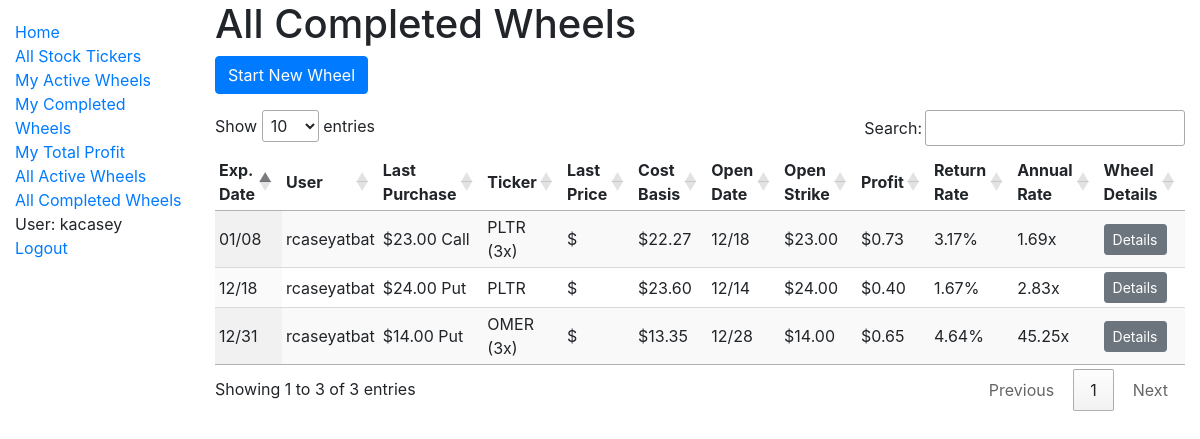
Before: /catalog/all_completed_wheels/ (signed in) with the older database file.
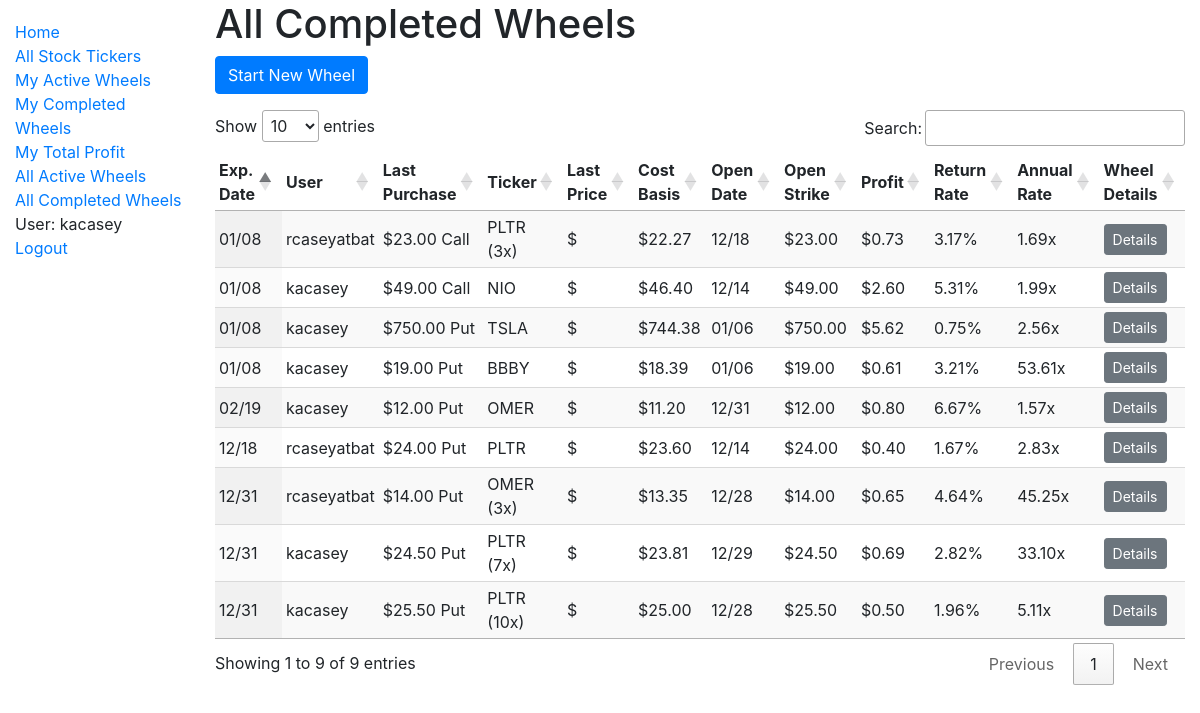
After: the same page with the newer database file.
### catalog/models.py (models this page shows, shortened)
class OptionWheel(models.Model):
    user = models.ForeignKey(
        settings.AUTH_USER_MODEL,
        on_delete=models.CASCADE,
        db_index=True,
    )
    stock_ticker = models.ForeignKey(
        'StockTicker',
        on_delete=models.CASCADE,
    )
    quantity = models.IntegerField(default=1)
    is_active = models.BooleanField(db_index=True)
    total_profit = models.DecimalField(max_digits=12, decimal_places=2, default=None, null=True)
    total_days_active = models.IntegerField(default=None, null=True)
    collatoral = models.DecimalField(max_digits=12, decimal_places=2, default=None, null=True)
    def get_all_option_purchases(self):
         return OptionPurchase.objects.filter(option_wheel=self.id).order_by('-expiration_date', '-purchase_date')
    def get_first_option_purchase(self):
        return OptionPurchase.objects.filter(option_wheel=self.id).order_by('purchase_date', 'expiration_date').first()
    def get_last_option_purchase(self):
        return OptionPurchase.objects.filter(option_wheel=self.id).order_by('purchase_date', 'expiration_date').last()
    def get_open_date(self):
        first = self.get_first_option_purchase()
        if first:
            return first.purchase_date.date()
        return datetime.min.date()
    def get_expiration_date(self):
        last_purchase = self.get_last_option_purchase()
        if last_purchase:
            return last_purchase.expiration_date
        return datetime.max.date()
    def is_expired(self):
        if not self.is_active:
            return False
        now = datetime.now()
        today = now.date()
        if now.hour >= MARKET_CLOSE_HOUR:
            return self.get_expiration_date() <= today
        return self.get_expiration_date() < today
    def get_cost_basis(self):
        purchases = self.get_all_option_purchases()
        if not purchases:
            return 'N/A'
        revenue = sum(purchase.premium for purchase in purchases)
        first_purchase = self.get_first_option_purchase()
        return first_purchase.strike - revenue
    def add_purchase_data(self):
        purchases = self.get_all_option_purchases()
        if purchases:
            cost_basis = self.get_cost_basis()
            first_purchase = self.get_first_option_purchase()
            last_purchase = self.get_last_option_purchase()
            profit_if_exits_here = last_purchase.strike - cost_basis
            days_active_so_far = numpy.busday_count(
                first_purchase.purchase_date.date(),
                last_purchase.expiration_date,
            )
            decimal_rate_of_return = float(profit_if_exits_here / first_purchase.strike)
            annualized_rate_of_return_if_exits_here = compute_annualized_rate_of_return(decimal_rate_of_return, 1, days_active_so_far)
            self.cost_basis = cost_basis
            self.profit_if_exits_here = profit_if_exits_here
            self.days_active_so_far = days_active_so_far
            self.decimal_rate_of_return = decimal_rate_of_return
            self.annualized_rate_of_return_if_exits_here = annualized_rate_of_return_if_exits_here
            self.open_date = self.get_open_date().strftime('%m/%d')
            self.open_strike = first_purchase.strike
            self.expiration_date = self.get_expiration_date().strftime('%m/%d')
            self.last_purchase = last_purchase
            self.expired = self.is_expired()
            self.current_price = get_current_price(self.stock_ticker.name)
            self.purchases = purchases

class OptionPurchase(models.Model):
    user = models.ForeignKey(
        settings.AUTH_USER_MODEL,
        on_delete=models.CASCADE,
        db_index=True,
    )
    option_wheel = models.ForeignKey(
        'OptionWheel',
        on_delete=models.CASCADE,
        db_index=True,
    )
    purchase_date = models.DateTimeField()
    expiration_date = models.DateField()
    strike = models.DecimalField(max_digits=12, decimal_places=2)
    price_at_date = models.DecimalField(max_digits=12, decimal_places=2)
    premium = models.DecimalField(max_digits=12, decimal_places=2)
    class CallOrPut(models.TextChoices):
        CALL = 'C', _('Call')
        PUT = 'P', _('Put')
    call_or_put = models.CharField(
        max_length=1,
        choices=CallOrPut.choices,
        default=CallOrPut.PUT,
    )

class StockTicker(models.Model):
    name = models.CharField(max_length=200, help_text='Enter a ticker, like TSLA.', unique=True, db_index=True)
    class StockRecommendation(models.TextChoices):
        NONE = 'NO', _('None')
        STABLE = 'ST', _('Stable Choice')
        HIGHVOLATILITY = 'HV', _('High Volatility')
    recommendation = models.CharField(
        max_length=2,
        choices=StockRecommendation.choices,
        default=StockRecommendation.NONE,
    )
    def __str__(self):
        return self.name

### catalog/views.py (the view)
# urls.py: path('all_completed_wheels/', views.all_completed_wheels, name='all-completed-wheels'),
@login_required
@cache_page(ALL_VIEWS_PAGE_CACHE_IN_SECONDS)
def all_completed_wheels(request):
    context = {}
    wheels = OptionWheel.objects.filter(is_active=False)
    for wheel in wheels:
        wheel.add_purchase_data()
    context["wheels"] = wheels
    return render(request, 'all_completed_wheels.html', context=context)

### catalog/option_price_computation.py (called while the page is built)
def compute_annualized_rate_of_return(profit_decimal, odds, days, profit_decimal_fail_case=0):
    rate_of_return_success_case = 1 + profit_decimal
    rate_of_return_fail_case = 1 + profit_decimal_fail_case
    effective_rate_of_return = rate_of_return_success_case * odds + rate_of_return_fail_case * (1 - odds)
    return effective_rate_of_return ** (BUSINESS_DAYS_IN_YEAR / days)

def get_current_price(stockticker_name):
    cache_key = 'current_price_' + stockticker_name
    cached_result = cache.get(cache_key)
    if cached_result is not None:
        return cached_result
    yahoo_ticker = yfinance.Ticker(stockticker_name)
    yahoo_ticker_history = yahoo_ticker.history(period="1d")
    if yahoo_ticker_history.empty:
        return None
    result = yahoo_ticker_history.tail(1)['Close'].iloc[0]
    cache.set(cache_key, result, CURRENT_PRICE_CACHE_TIMEOUT_SECONDS)
    return result

### catalog/templatetags/filter_tags.py (called while the page is built)
@register.filter
def percentage(value):
    try:
        return '{:.2%}'.format(value)
    except (ValueError, TypeError):
        return value

@register.filter
def call_or_put(value):
    if value == 'P':
        return 'Put'
    elif value == 'C':
        return 'Call'
    return value

### catalog/templates/all_completed_wheels.html
{% extends "base_generic.html" %}
{% block content %}
  <h1>All Completed Wheels</h1>
  <p><a type="button" class="btn btn-primary" href="{% url 'wheel-create' %}">Start New Wheel</a></p>
  {% if wheels %}
    {% include '_base_wheel_table.html' with wheels=wheels all=True%}
  {% else %}
    <p>There are no completed wheels</p>
  {% endif %}
{% endblock %}

### catalog/templates/_base_wheel_table.html (shortened to what this page needs)
{% load filter_tags %}
<div>
  <table class="display compact wheel_table" style="width:100%">
    <thead>
      <tr>
        <th>Exp. Date</th>
        {% if all %}
          <th>User</th>
        {% endif %}
        <th>Last Purchase</th>
        <th>Ticker</th>
        <th>Last Price</th>
        <th>Cost Basis</th>
        <th>Open Date</th>
        <th>Open Strike</th>
        <th>Profit{% if active %} (if exits){% endif %}</th>
        <th>Return Rate{% if active %} (if exits){% endif %}</th>
        <th>Annual Rate{% if active %} (if exits){% endif %}</th>
        <th>Wheel Details</th>
      </tr>
    </thead>
    <tbody>
      {% for row in wheels %}
        <tr>
          <td>
            {{ row.expiration_date }}
          </td>
          {% if all %}
            <td>
              {{ row.user }}
            </td>
          {% endif %}
          <td>
            ${{ row.last_purchase.strike }} {{ row.last_purchase.call_or_put | call_or_put }}
          </td>
          <td>
            {{ row.stock_ticker }}
            {% if row.quantity > 1 %}
              ({{ row.quantity}}x)
            {% endif %}
          </td>
          <td>
            ${{ row.current_price | floatformat:2 }}
          </td>
          <td>
            ${{ row.cost_basis }}
          </td>
          <td>
            {{ row.open_date }}
          </td>
          <td>
            ${{ row.open_strike }}
          </td>
          <td>
            ${{ row.profit_if_exits_here }}
          </td>
          <td>
            {{ row.decimal_rate_of_return | percentage }}
          </td>
          <td data-order={{ row.annualized_rate_of_return_if_exits_here }}>
            {{ row.annualized_rate_of_return_if_exits_here | floatformat:2 }}x
          </td>
          <td>
            <a type="button" class="btn btn-secondary btn-sm" href="{% url 'wheel-detail' pk=row.pk %}">Details</a>
          </td>
        </tr>
      {% endfor %}
    </tbody>
  </table>
</div>

Changed rows visible on the page:
now on this page (row edited): OptionWheel: expiration_date "02/19", user "kacasey", last_purchase.strike "12.00", last_purchase.call_or_put|call_or_put "Put", stock_ticker "OMER", cost_basis "11.20", open_date "12/31", open_strike "12.00", profit_if_exits_here "0.80", decimal_rate_of_return|percentage "6.67%", annualized_rate_of_return_if_exits_here "1.57"
now on this page (row edited): OptionWheel: expiration_date "01/08", user "kacasey", last_purchase.strike "49.00", last_purchase.call_or_put|call_or_put "Call", stock_ticker "NIO", cost_basis "46.40", open_date "12/14", open_strike "49.00", profit_if_exits_here "2.60", decimal_rate_of_return|percentage "5.31%", annualized_rate_of_return_if_exits_here "1.99"
now on this page (row edited): OptionWheel: expiration_date "12/31", user "kacasey", last_purchase.strike "24.50", last_purchase.call_or_put|call_or_put "Put", stock_ticker "PLTR", quantity "7", cost_basis "23.81", open_date "12/29", open_strike "24.50", profit_if_exits_here "0.69", decimal_rate_of_return|percentage "2.82%", annualized_rate_of_return_if_exits_here "33.10"
now on this page (row edited): OptionWheel: expiration_date "12/31", user "kacasey", last_purchase.strike "25.50", last_purchase.call_or_put|call_or_put "Put", stock_ticker "PLTR", quantity "10", cost_basis "25.00", open_date "12/28", open_strike "25.50", profit_if_exits_here "0.50", decimal_rate_of_return|percentage "1.96%", annualized_rate_of_return_if_exits_here "5.11"
now on this page (row edited): OptionWheel: expiration_date "01/08", user "kacasey", last_purchase.strike "750.00", last_purchase.call_or_put|call_or_put "Put", stock_ticker "TSLA", cost_basis "744.38", open_date "01/06", open_strike "750.00", profit_if_exits_here "5.62", decimal_rate_of_return|percentage "0.75%", annualized_rate_of_return_if_exits_here "2.56"
now on this page (row edited): OptionWheel: expiration_date "01/08", user "kacasey", last_purchase.strike "19.00", last_purchase.call_or_put|call_or_put "Put", stock_ticker "BBBY", cost_basis "18.39", open_date "01/06", open_strike "19.00", profit_if_exits_here "0.61", decimal_rate_of_return|percentage "3.21%", annualized_rate_of_return_if_exits_here "53.61"
Other visible differences:
text written by a page script: "Show entries Search: Showing 1 to 3 of 3 entries Previous 1 Next" → "Show entries Search: Showing 1 to 9 of 9 entries Previous 1 Next"
